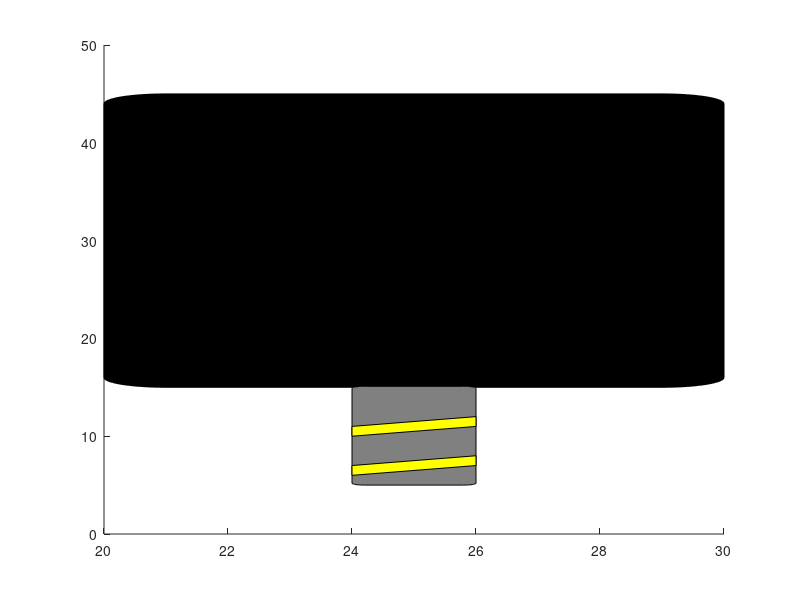

Recreate this plot in MATLAB. (Note: this script raises an error after producing the figure.)

close all 
clc
clear
figure('Name','Traffic light')

rectangle('Position',[20 15 10 30],'FaceColor','black','Curvature',0.2)
rectangle('Position',[24 5 2 10.1],'FaceColor',[0.5 0.5 0.5],'Curvature',0.2)
p = patch([24 26 26 24], [10 11 12 11], 'yellow');
p2 = patch([24 26 26 24], [6 7 8 7], 'yellow');
%rotate(p,[0 24 6],45) 
for i = 1:50
 
circle (25 ,40 ,4 , 'red')
circle (25 ,30 ,4 , [0.5 0.4 0]) % dark yellow
circle (25 ,20 ,4 , [0 0.2 0])%dark green
xlim([0 50]);
ylim([0 50]);
drawnow
pause(2);
circle (25 ,40 ,4 , [0.3 0 0]) % dark red
circle (25 ,30 ,4 , 'yellow')
circle (25 ,20 ,4 , [0 0.2 0])%dark green
xlim([0 50]);
ylim([0 50]);
drawnow
pause(2);

circle (25 ,40 ,4 , [0.3 0 0]) % dark red
circle (25 ,30 ,4 , [0.5 0.4 0]) % dark yellow
circle (25 ,20 ,4 , 'green')
xlim([0 50]);
ylim([0 50]);
drawnow
pause(2);
    
end 

